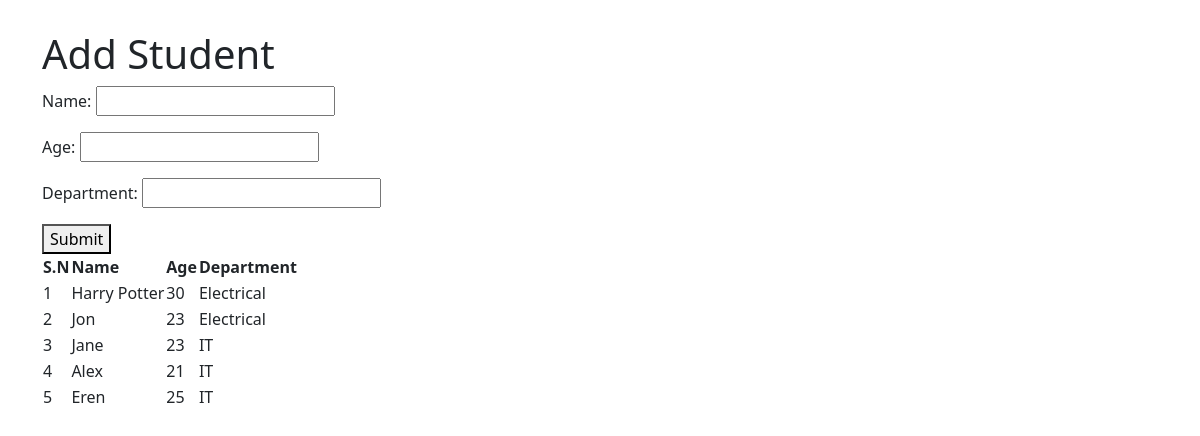
The app's page /classbased/student-form/, older data.
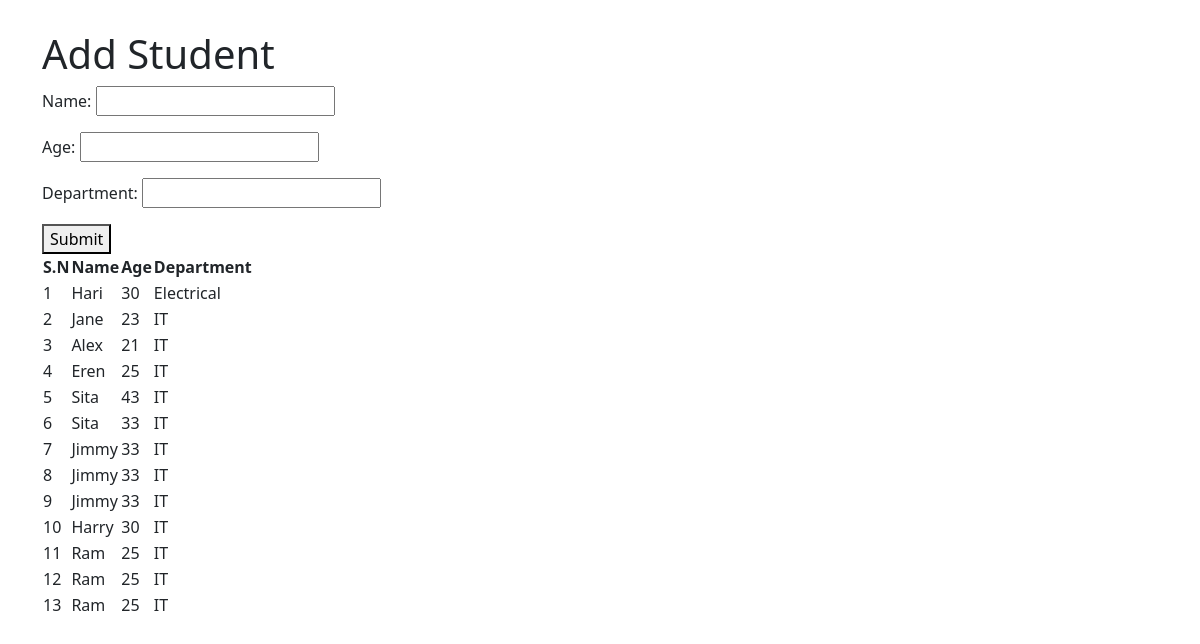
The same page, newer data.
### myapp/models.py (models this page shows, shortened)
class Student(models.Model):
    name = models.CharField(max_length=50)
    profile_picture = models.FileField(upload_to="profile_pictures", null=True, blank=True)
    age = models.IntegerField()
    department = models.CharField(max_length=20)
    classroom = models.ForeignKey(ClassRoom, on_delete=models.CASCADE,
                                  related_name='classroom_students', null=True, blank=True)

### classbased/views.py (the view, shortened to what this page needs)
# urls.py: path("student-form/", student_form, name="student_form"),
def student_form(request):
    context = {
        "title": "Add Student",
        "form": StudentForm(),
        "students": Student.objects.all()
    }
    return render(request, "classbased/student_form.html", context=context)

### classbased/forms.py
class StudentForm(forms.Form):
    name = forms.CharField(max_length=20)
    age = forms.IntegerField()
    department = forms.CharField(max_length=20)

### classbased/templates/classbased/student_form.html (shortened to what this page needs)
{% extends "form/base.html" %}
{% block content %}
    <div style="margin-top: 30px">
    <h1>{{ title }}</h1>
        <form method="post" action="{% url 'student_form' %}">
            {{ form.as_p }}
            <button type="submit">Submit</button>
        </form>
    <table>
        <thead>
            <th>S.N</th>
            <th>Name</th>
            <th>Age</th>
            <th>Department</th>
        </thead>
        <tbody>
        {% for student in students %}
        <tr>
            <td>{{ forloop.counter }}</td>
            <td>{{ student.name }}</td>
            <td>{{ student.age }}</td>
            <td>{{ student.department }}</td>
        </tr>
        {% endfor %}
        </tbody>
    </table>
    </div>
{% endblock %}

Row changes from the older to the newer data that the page shows:
removed Student: name "Jon", age "23", department "Electrical"
changed Student "Electrical": name "Harry Potter" → "Hari"
added Student: name "Sita", age "43", department "IT"
added Student: name "Sita", age "33", department "IT"
added Student: name "Jimmy", age "33", department "IT"
added Student: name "Jimmy", age "33", department "IT"
added Student: name "Jimmy", age "33", department "IT"
added Student: name "Harry", age "30", department "IT"
added Student: name "Ram", age "25", department "IT"
added Student: name "Ram", age "25", department "IT"
added Student: name "Ram", age "25", department "IT"
